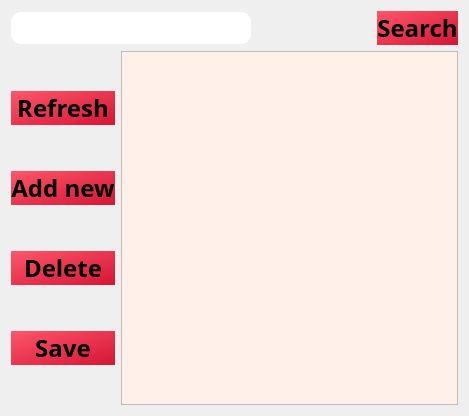
      <widget class="QWidget" name="tab1">
       <attribute name="title">
        <string>Student</string>
       </attribute>
       <layout class="QVBoxLayout" name="verticalLayout_10">
        <item>
         <layout class="QVBoxLayout" name="verticalLayout_9">
          <item>
           <layout class="QHBoxLayout" name="horizontalLayout">
            <item>
             <widget class="QLineEdit" name="lineEdit_stud">
              <property name="font">
               <font>
                <family>Segoe UI Semibold</family>
                <pointsize>20</pointsize>
                <bold>true</bold>
               </font>
              </property>
              <property name="styleSheet">
               <string notr="true">/* Search bar container */
QLineEdit#lineEdit_stud {
  position: relative;
  display: inline-block;
  height: 32px;
  width: 240px;
  margin: 0;
  padding: 0;
  background-color: #fff;
  border: none;
  border-radius: 10px;
color:#0d0d0d;
}
</string>
              </property>
             </widget>
            </item>
            <item>
             <spacer name="horizontalSpacer">
              <property name="orientation">
               <enum>Qt::Horizontal</enum>
              </property>
              <property name="sizeType">
               <enum>QSizePolicy::Maximum</enum>
              </property>
              <property name="sizeHint" stdset="0">
               <size>
                <width>120</width>
                <height>30</height>
               </size>
              </property>
             </spacer>
            </item>
            <item>
             <widget class="QPushButton" name="search_stud">
              <property name="font">
               <font>
                <family>Gilroy</family>
                <pointsize>18</pointsize>
                <bold>true</bold>
               </font>
              </property>
              <property name="styleSheet">
               <string notr="true">background: qlineargradient(spread:pad, x1:0, y1:0, x2:1, y2:1, stop:0 rgba(254, 86, 106, 255), stop:1 rgba(213, 21, 53, 255));
border: none;
font-family: Gilroy,sans-serif;
</string>
              </property>
              <property name="text">
               <string>Search</string>
              </property>
              <property name="icon">
               <iconset>
                <selectedoff>:/new/img/Artboard 1 copy.png</selectedoff>
               </iconset>
              </property>
              <property name="iconSize">
               <size>
                <width>25</width>
                <height>25</height>
               </size>
              </property>
             </widget>
            </item>
           </layout>
          </item>
          <item>
           <layout class="QHBoxLayout" name="horizontalLayout_3">
            <item>
             <layout class="QVBoxLayout" name="verticalLayout_3">
              <item>
               <spacer name="verticalSpacer_2">
                <property name="orientation">
                 <enum>Qt::Vertical</enum>
                </property>
                <property name="sizeHint" stdset="0">
                 <size>
                  <width>20</width>
                  <height>40</height>
                 </size>
                </property>
               </spacer>
              </item>
              <item>
               <widget class="QPushButton" name="RefreshSButton">
                <property name="font">
                 <font>
                  <family>Gilroy</family>
                  <pointsize>18</pointsize>
                  <bold>true</bold>
                 </font>
                </property>
                <property name="styleSheet">
                 <string notr="true">background: qlineargradient(spread:pad, x1:0, y1:0, x2:1, y2:1, stop:0 rgba(254, 86, 106, 255), stop:1 rgba(213, 21, 53, 255));
border: none;
font-family: Gilroy,sans-serif;
</string>
                </property>
                <property name="text">
                 <string>Refresh</string>
                </property>
                <property name="icon">
                 <iconset resource="Resource.qrc">
                  <normaloff>:/new/img/ref.png</normaloff>:/new/img/ref.png</iconset>
                </property>
                <property name="iconSize">
                 <size>
                  <width>30</width>
                  <height>30</height>
                 </size>
                </property>
               </widget>
              </item>
              <item>
               <spacer name="verticalSpacer_6">
                <property name="orientation">
                 <enum>Qt::Vertical</enum>
                </property>
                <property name="sizeHint" stdset="0">
                 <size>
                  <width>20</width>
                  <height>40</height>
                 </size>
                </property>
               </spacer>
              </item>
              <item>
               <widget class="QPushButton" name="addStudent">
                <property name="font">
                 <font>
                  <family>Gilroy</family>
                  <pointsize>18</pointsize>
                  <bold>true</bold>
                 </font>
                </property>
                <property name="styleSheet">
                 <string notr="true">background: qlineargradient(spread:pad, x1:0, y1:0, x2:1, y2:1, stop:0 rgba(254, 86, 106, 255), stop:1 rgba(213, 21, 53, 255));
border: none;
font-family: Gilroy,sans-serif;
</string>
                </property>
                <property name="text">
                 <string>Add new</string>
                </property>
                <property name="icon">
                 <iconset>
                  <selectedoff>:/new/img/add.png</selectedoff>
                 </iconset>
                </property>
                <property name="iconSize">
                 <size>
                  <width>30</width>
                  <height>30</height>
                 </size>
                </property>
               </widget>
              </item>
              <item>
               <spacer name="verticalSpacer_3">
                <property name="orientation">
                 <enum>Qt::Vertical</enum>
                </property>
                <property name="sizeHint" stdset="0">
                 <size>
                  <width>20</width>
                  <height>40</height>
                 </size>
                </property>
               </spacer>
              </item>
              <item>
               <widget class="QPushButton" name="delete_stud">
                <property name="font">
                 <font>
                  <family>Gilroy</family>
                  <pointsize>18</pointsize>
                  <bold>true</bold>
                 </font>
                </property>
                <property name="styleSheet">
                 <string notr="true">background: qlineargradient(spread:pad, x1:0, y1:0, x2:1, y2:1, stop:0 rgba(254, 86, 106, 255), stop:1 rgba(213, 21, 53, 255));
border: none;
font-family: Gilroy,sans-serif;
</string>
                </property>
                <property name="text">
                 <string>Delete</string>
                </property>
                <property name="icon">
                 <iconset>
                  <selectedoff>:/new/img/delete.png</selectedoff>
                 </iconset>
                </property>
                <property name="iconSize">
                 <size>
                  <width>30</width>
                  <height>30</height>
                 </size>
                </property>
               </widget>
              </item>
              <item>
               <spacer name="verticalSpacer_4">
                <property name="orientation">
                 <enum>Qt::Vertical</enum>
                </property>
                <property name="sizeHint" stdset="0">
                 <size>
                  <width>20</width>
                  <height>40</height>
                 </size>
                </property>
               </spacer>
              </item>
              <item>
               <widget class="QPushButton" name="save_stud">
                <property name="font">
                 <font>
                  <family>Gilroy</family>
                  <pointsize>18</pointsize>
                  <bold>true</bold>
                 </font>
                </property>
                <property name="styleSheet">
                 <string notr="true">background: qlineargradient(spread:pad, x1:0, y1:0, x2:1, y2:1, stop:0 rgba(254, 86, 106, 255), stop:1 rgba(213, 21, 53, 255));
border: none;
font-family: Gilroy,sans-serif;
</string>
                </property>
                <property name="text">
                 <string>Save</string>
                </property>
                <property name="icon">
                 <iconset>
                  <selectedoff>:/new/img/save.png</selectedoff>
                 </iconset>
                </property>
                <property name="iconSize">
                 <size>
                  <width>30</width>
                  <height>30</height>
                 </size>
                </property>
                <property name="checkable">
                 <bool>false</bool>
                </property>
                <property name="autoDefault">
                 <bool>false</bool>
                </property>
                <property name="flat">
                 <bool>true</bool>
                </property>
               </widget>
              </item>
              <item>
               <spacer name="verticalSpacer_5">
                <property name="orientation">
                 <enum>Qt::Vertical</enum>
                </property>
                <property name="sizeHint" stdset="0">
                 <size>
                  <width>20</width>
                  <height>40</height>
                 </size>
                </property>
               </spacer>
              </item>
             </layout>
            </item>
            <item>
             <widget class="QTableWidget" name="studentTable">
              <property name="styleSheet">
               <string notr="true">QWidget {
    background-color: rgb(255, 241, 233);
    color: #ffffff;
 font-weight: bold;
}

QHeaderView::section {
    background-color: qlineargradient(spread:pad, x1:0, y1:0, x2:1, y2:1, stop:0 rgba(254, 86, 106, 255), stop:1 rgba(213, 21, 53, 255));
    padding: 4px;
    border: 1px solid #fffff8;
    font-size: 16pt;
}

QTableWidget {
    gridline-color: #fffff8;
    font-size: 14pt;
}

QTableView::item 
{
    font-size: 14pt;
	color: rgb(0, 0, 0);
    font-size: 14pt;
}
</string>
              </property>
              <property name="editTriggers">
               <set>QAbstractItemView::NoEditTriggers</set>
              </property>
              <property name="alternatingRowColors">
               <bool>true</bool>
              </property>
              <property name="selectionMode">
               <enum>QAbstractItemView::SingleSelection</enum>
              </property>
              <property name="selectionBehavior">
               <enum>QAbstractItemView::SelectRows</enum>
              </property>
              <property name="sortingEnabled">
               <bool>true</bool>
              </property>
              <attribute name="horizontalHeaderStretchLastSection">
               <bool>true</bool>
              </attribute>
             </widget>
            </item>
           </layout>
          </item>
         </layout>
        </item>
       </layout>
      </widget>
